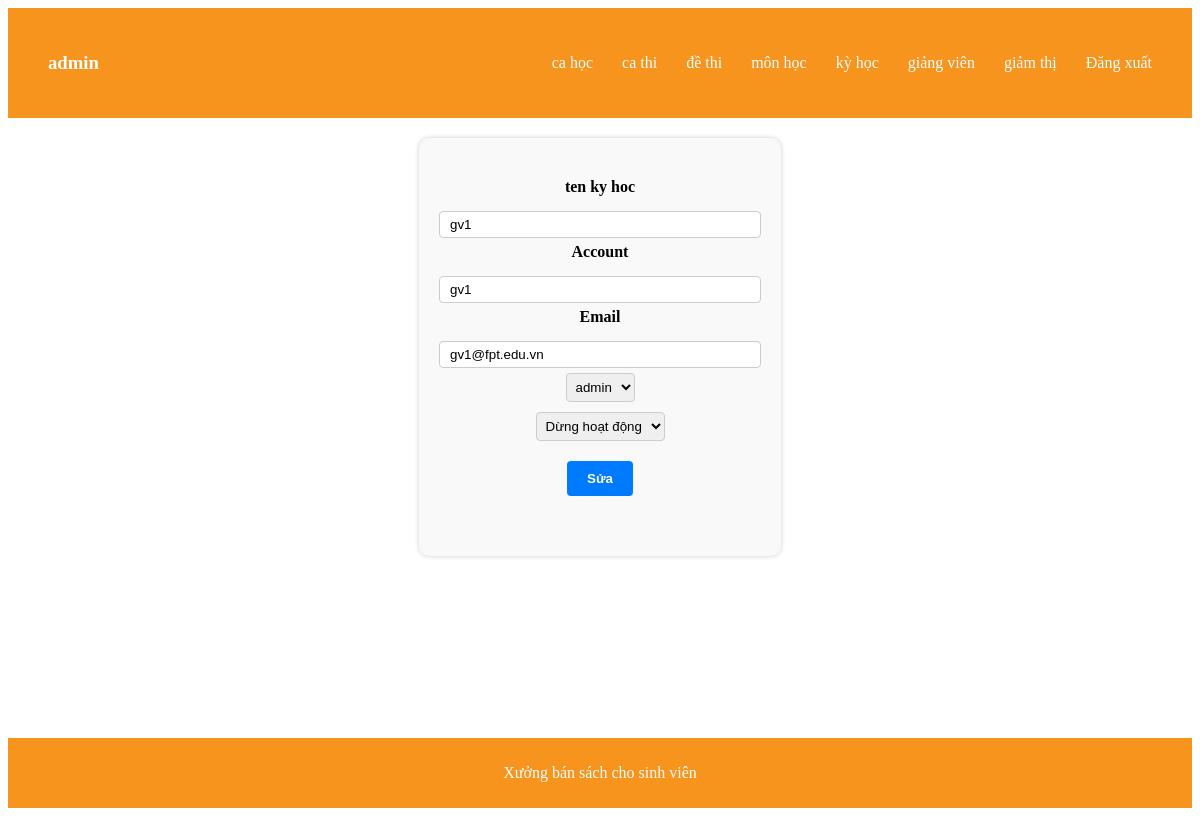
The page /index.php?act=giang_vien&nt=fix&id=1 (signed in) on the database its author committed.
### tables this page shows
CREATE TABLE `giang_vien` (
  `id_giang_vien` int(11) NOT NULL,
  `account` varchar(255) NOT NULL,
  `ten_giang_vien` varchar(255) NOT NULL,
  `email` varchar(255) NOT NULL,
  `passwords` varchar(255) NOT NULL,
  `role` int(11) NOT NULL,
  `trang_thai` int(11) NOT NULL DEFAULT 1
);

### config/PDO.php (called while the page is built, shortened)
<?php
function connect()
{
    $servername = "localhost";
    $username = "root";
    $password = "";
    try {
        $conn = new  PDO("mysql:host=$servername;dbname=xuong2", $username, $password);
        $conn->setAttribute(PDO::ATTR_ERRMODE, PDO::ERRMODE_EXCEPTION);
    } catch (PDOException $e) {
    }
    return $conn;
}
function getData($query, $params = [], $getAll = true)
{
    $conn = connect();
    $stmt = $conn->prepare($query);
    $stmt->execute($params);
    if ($getAll) {
        return $stmt->fetchAll();
    }
    return $stmt->fetch();
}

### modles/giang_vien.php (called while the page is built, shortened)
<?php
function fixgv($id)
{
    $sql = "SELECT * FROM `giang_vien` where `id_giang_vien`=?";
    return getData($sql, [$id]);
}

### views/giang_vien/admin/update.php (the view, shortened to what this page needs)
<main class="sach">
    <div class="ttSach-admin">
        <?php if ($vl != []) {
            foreach ($vl as $key => $vc) { ?>
        <form action="index.php?act=giang_vien&nt=fix" method="post">
            <label for="">ten ky hoc</label>
            <input type="text" name="ten_gv" value="<?php echo $vc['ten_giang_vien'] ?>">
            <label>Account</label>
            <input type="text" name="account" value="<?php echo $vc['account'] ?>">
            <label>Email</label>
            <input type="text" name="email" value="<?php echo $vc['email'] ?>">
            <select name="role" id="">
                <?php if ($vc['role'] == 1) { ?>
                <option value="1">admin</option>
                <?php } else { ?>
                <option value="0">user</option>
                <option value="1">admin</option>
                <?php } ?>
            </select>
            <select name="trang_thai" id="">
                <?php if ($vc['trang_thai'] == 1) { ?>
                <option value="1">Hoạt động</option>
                <option value="0">Dừng hoạt động</option>
                <?php } else { ?>
                <option value="0">Dừng hoạt động</option>
                <?php } ?>
            </select>
            <button type="submit">Sửa</button>
        </form>
        <?php }
        } ?>
    </div>
</main>

### assets/css/style.css (style rules this page uses)
form { display: flex; flex-direction: column; align-items: center; margin-top: 20px; margin-bottom: 40px; }
form label { font-weight: bold; }
form input { margin: 5px 0; padding: 5px 10px; border-radius: 4px; border: 1px solid #ccc; width: 300px; }
form button { margin-top: 10px; background-color: #007bff; color: white; padding: 10px 20px; border: none; border-radius: 4px; cursor: pointer; }
select { margin-bottom: 10px; padding: 5px; border: 1px solid #ccc; border-radius: 4px; }
button[type="submit"] { padding: 5px 10px; }
label { display: block; margin-bottom: 10px; font-weight: bold; }
button[type="submit"] { background-color: #007bff; color: #fff; padding: 10px 20px; border: none; border-radius: 4px; cursor: pointer; font-weight: bold; }
main.sach { max-width: 1200px; margin: 20px auto; padding: 20px; background-color: #f9f9f9; border-radius: 10px; box-shadow: 0px 0px 5px #ccc; }
.ttSach-admin { margin-bottom: 30px; }

### rows shown on the page
giang_vien: ten_gv "gv1", account "gv1", email "gv1@fpt.edu.vn", role "admin", trang_thai "Dừng hoạt động"
